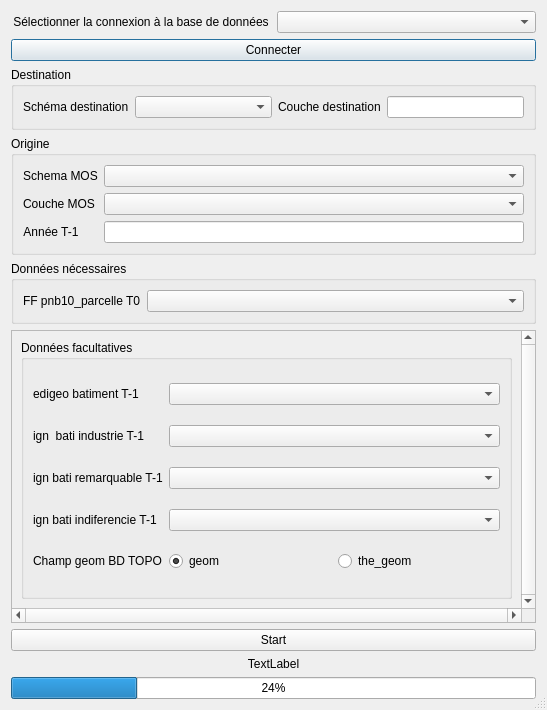
<?xml version="1.0" encoding="UTF-8"?>
<ui version="4.0">
 <class>interface_analyse</class>
 <widget class="QDialog" name="interface_analyse">
  <property name="geometry">
   <rect>
    <x>0</x>
    <y>0</y>
    <width>547</width>
    <height>710</height>
   </rect>
  </property>
  <property name="maximumSize">
   <size>
    <width>16777215</width>
    <height>16777215</height>
   </size>
  </property>
  <property name="windowTitle">
   <string>Comparaison de données antérieures (t-1)</string>
  </property>
  <property name="sizeGripEnabled">
   <bool>true</bool>
  </property>
  <layout class="QVBoxLayout" name="verticalLayout">
   <item>
    <layout class="QHBoxLayout" name="horizontalLayout_2">
     <item>
      <widget class="QLabel" name="label">
       <property name="sizePolicy">
        <sizepolicy hsizetype="Preferred" vsizetype="Fixed">
         <horstretch>0</horstretch>
         <verstretch>0</verstretch>
        </sizepolicy>
       </property>
       <property name="layoutDirection">
        <enum>Qt::LeftToRight</enum>
       </property>
       <property name="text">
        <string>Sélectionner la connexion à la base de données</string>
       </property>
       <property name="alignment">
        <set>Qt::AlignCenter</set>
       </property>
      </widget>
     </item>
     <item>
      <widget class="QComboBox" name="cb_connexion"/>
     </item>
    </layout>
   </item>
   <item>
    <widget class="QPushButton" name="pb_dbConnect">
     <property name="sizePolicy">
      <sizepolicy hsizetype="Expanding" vsizetype="Fixed">
       <horstretch>0</horstretch>
       <verstretch>0</verstretch>
      </sizepolicy>
     </property>
     <property name="text">
      <string>Connecter</string>
     </property>
    </widget>
   </item>
   <item>
    <widget class="QGroupBox" name="groupBox_2">
     <property name="title">
      <string>Destination</string>
     </property>
     <layout class="QVBoxLayout" name="verticalLayout_4">
      <item>
       <layout class="QHBoxLayout" name="horizontalLayout">
        <item>
         <widget class="QLabel" name="label_3">
          <property name="sizePolicy">
           <sizepolicy hsizetype="Fixed" vsizetype="Preferred">
            <horstretch>0</horstretch>
            <verstretch>0</verstretch>
           </sizepolicy>
          </property>
          <property name="text">
           <string>Schéma destination</string>
          </property>
         </widget>
        </item>
        <item>
         <widget class="QComboBox" name="cb_schema_desti"/>
        </item>
        <item>
         <widget class="QLabel" name="label_4">
          <property name="sizePolicy">
           <sizepolicy hsizetype="Fixed" vsizetype="Preferred">
            <horstretch>0</horstretch>
            <verstretch>0</verstretch>
           </sizepolicy>
          </property>
          <property name="text">
           <string>Couche destination</string>
          </property>
         </widget>
        </item>
        <item>
         <widget class="QLineEdit" name="le_table_desti">
          <property name="sizePolicy">
           <sizepolicy hsizetype="Preferred" vsizetype="Fixed">
            <horstretch>0</horstretch>
            <verstretch>0</verstretch>
           </sizepolicy>
          </property>
         </widget>
        </item>
       </layout>
      </item>
     </layout>
    </widget>
   </item>
   <item>
    <widget class="QGroupBox" name="groupBox_3">
     <property name="title">
      <string>Origine</string>
     </property>
     <layout class="QVBoxLayout" name="verticalLayout_3">
      <item>
       <layout class="QFormLayout" name="formLayout">
        <property name="fieldGrowthPolicy">
         <enum>QFormLayout::AllNonFixedFieldsGrow</enum>
        </property>
        <item row="0" column="0">
         <widget class="QLabel" name="label_6">
          <property name="text">
           <string>Schema MOS</string>
          </property>
          <property name="alignment">
           <set>Qt::AlignCenter</set>
          </property>
         </widget>
        </item>
        <item row="0" column="1">
         <widget class="QComboBox" name="cb_schema"/>
        </item>
        <item row="1" column="0">
         <widget class="QLabel" name="label_13">
          <property name="text">
           <string>Couche MOS</string>
          </property>
          <property name="alignment">
           <set>Qt::AlignCenter</set>
          </property>
         </widget>
        </item>
        <item row="1" column="1">
         <widget class="QComboBox" name="cb_table"/>
        </item>
        <item row="2" column="1">
         <widget class="QLineEdit" name="le_annee">
          <property name="sizePolicy">
           <sizepolicy hsizetype="Preferred" vsizetype="Fixed">
            <horstretch>0</horstretch>
            <verstretch>0</verstretch>
           </sizepolicy>
          </property>
         </widget>
        </item>
        <item row="2" column="0">
         <widget class="QLabel" name="label_2">
          <property name="text">
           <string>Année T-1</string>
          </property>
          <property name="alignment">
           <set>Qt::AlignCenter</set>
          </property>
         </widget>
        </item>
       </layout>
      </item>
     </layout>
    </widget>
   </item>
   <item>
    <widget class="QGroupBox" name="groupBox">
     <property name="sizePolicy">
      <sizepolicy hsizetype="Preferred" vsizetype="Fixed">
       <horstretch>0</horstretch>
       <verstretch>0</verstretch>
      </sizepolicy>
     </property>
     <property name="title">
      <string>Données nécessaires</string>
     </property>
     <layout class="QFormLayout" name="formLayout_2">
      <property name="sizeConstraint">
       <enum>QLayout::SetNoConstraint</enum>
      </property>
      <property name="fieldGrowthPolicy">
       <enum>QFormLayout::AllNonFixedFieldsGrow</enum>
      </property>
      <item row="0" column="0">
       <widget class="QLabel" name="label_61">
        <property name="sizePolicy">
         <sizepolicy hsizetype="Fixed" vsizetype="Preferred">
          <horstretch>0</horstretch>
          <verstretch>0</verstretch>
         </sizepolicy>
        </property>
        <property name="text">
         <string>FF pnb10_parcelle T0</string>
        </property>
       </widget>
      </item>
      <item row="0" column="1">
       <widget class="QComboBox" name="cb_ff_parcelle"/>
      </item>
     </layout>
    </widget>
   </item>
   <item>
    <widget class="QScrollArea" name="scrollArea_2">
     <property name="verticalScrollBarPolicy">
      <enum>Qt::ScrollBarAlwaysOn</enum>
     </property>
     <property name="horizontalScrollBarPolicy">
      <enum>Qt::ScrollBarAlwaysOn</enum>
     </property>
     <property name="widgetResizable">
      <bool>true</bool>
     </property>
     <widget class="QWidget" name="scrollAreaWidgetContents_3">
      <property name="geometry">
       <rect>
        <x>0</x>
        <y>0</y>
        <width>514</width>
        <height>225</height>
       </rect>
      </property>
      <layout class="QGridLayout" name="gridLayout_3">
       <item row="0" column="0">
        <layout class="QVBoxLayout" name="verticalLayout_5">
         <property name="sizeConstraint">
          <enum>QLayout::SetNoConstraint</enum>
         </property>
         <item>
          <widget class="QGroupBox" name="groupBox_4">
           <property name="sizePolicy">
            <sizepolicy hsizetype="Preferred" vsizetype="Preferred">
             <horstretch>0</horstretch>
             <verstretch>0</verstretch>
            </sizepolicy>
           </property>
           <property name="title">
            <string>Données facultatives</string>
           </property>
           <layout class="QGridLayout" name="gridLayout_5">
            <property name="sizeConstraint">
             <enum>QLayout::SetNoConstraint</enum>
            </property>
            <item row="1" column="1">
             <widget class="QLabel" name="label_14">
              <property name="text">
               <string>edigeo batiment T-1</string>
              </property>
             </widget>
            </item>
            <item row="1" column="2" colspan="2">
             <widget class="QComboBox" name="cb_geobati"/>
            </item>
            <item row="3" column="2" colspan="2">
             <widget class="QComboBox" name="cb_indust"/>
            </item>
            <item row="3" column="1">
             <widget class="QLabel" name="label_65">
              <property name="sizePolicy">
               <sizepolicy hsizetype="Fixed" vsizetype="Preferred">
                <horstretch>0</horstretch>
                <verstretch>0</verstretch>
               </sizepolicy>
              </property>
              <property name="text">
               <string>ign  bati industrie T-1</string>
              </property>
             </widget>
            </item>
            <item row="4" column="2" colspan="2">
             <widget class="QComboBox" name="cb_batirem"/>
            </item>
            <item row="5" column="2" colspan="2">
             <widget class="QComboBox" name="cb_bati_indif"/>
            </item>
            <item row="4" column="1">
             <widget class="QLabel" name="label_66">
              <property name="sizePolicy">
               <sizepolicy hsizetype="Fixed" vsizetype="Preferred">
                <horstretch>0</horstretch>
                <verstretch>0</verstretch>
               </sizepolicy>
              </property>
              <property name="text">
               <string>ign bati remarquable T-1</string>
              </property>
             </widget>
            </item>
            <item row="5" column="1">
             <widget class="QLabel" name="label_67">
              <property name="sizePolicy">
               <sizepolicy hsizetype="Fixed" vsizetype="Preferred">
                <horstretch>0</horstretch>
                <verstretch>0</verstretch>
               </sizepolicy>
              </property>
              <property name="text">
               <string>ign bati indiferencie T-1</string>
              </property>
             </widget>
            </item>
            <item row="7" column="2">
             <widget class="QRadioButton" name="rb_geom">
              <property name="text">
               <string>geom</string>
              </property>
              <property name="checked">
               <bool>true</bool>
              </property>
             </widget>
            </item>
            <item row="7" column="1">
             <widget class="QLabel" name="label_7">
              <property name="text">
               <string>Champ geom BD TOPO</string>
              </property>
             </widget>
            </item>
            <item row="7" column="3">
             <widget class="QRadioButton" name="rb_the_geom">
              <property name="text">
               <string>the_geom</string>
              </property>
             </widget>
            </item>
           </layout>
          </widget>
         </item>
        </layout>
       </item>
      </layout>
     </widget>
    </widget>
   </item>
   <item>
    <widget class="QPushButton" name="pb_start">
     <property name="text">
      <string>Start</string>
     </property>
    </widget>
   </item>
   <item>
    <widget class="QLabel" name="lbl_etape">
     <property name="sizePolicy">
      <sizepolicy hsizetype="Preferred" vsizetype="Preferred">
       <horstretch>0</horstretch>
       <verstretch>0</verstretch>
      </sizepolicy>
     </property>
     <property name="text">
      <string>TextLabel</string>
     </property>
     <property name="alignment">
      <set>Qt::AlignCenter</set>
     </property>
    </widget>
   </item>
   <item>
    <widget class="QProgressBar" name="pb_avancement">
     <property name="value">
      <number>24</number>
     </property>
    </widget>
   </item>
  </layout>
  <zorder></zorder>
  <zorder>pb_start</zorder>
  <zorder>pb_avancement</zorder>
  <zorder>lbl_etape</zorder>
  <zorder>pb_dbConnect</zorder>
  <zorder></zorder>
  <zorder>groupBox_2</zorder>
  <zorder>groupBox_3</zorder>
  <zorder>scrollArea_2</zorder>
  <zorder>groupBox</zorder>
 </widget>
 <resources/>
 <connections/>
</ui>
